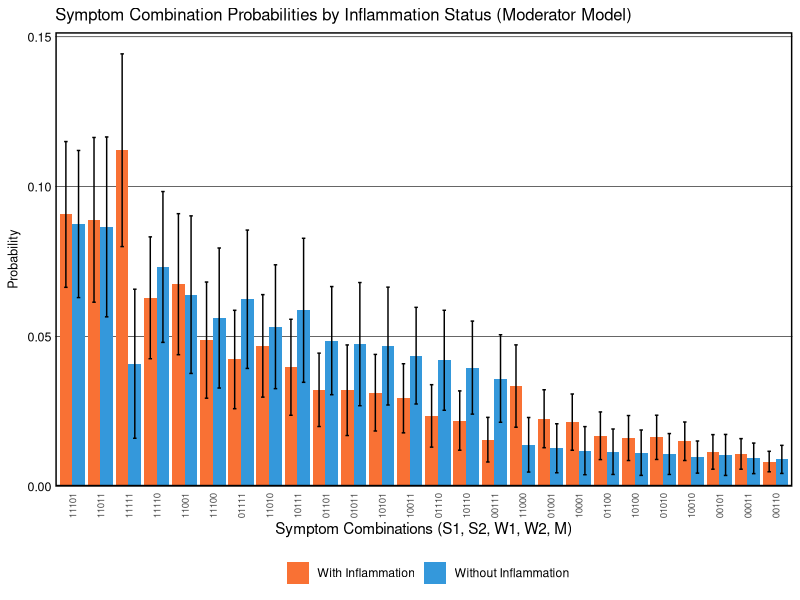

This figure's R source:
## ---- chunk 1

## ---- chunk 2
# Load required packages
library(tidyverse)
library(mvtnorm)
library(MASS)
library(flextable)
library(officer)
## ---- chunk 3
# Setting seed for reproducibility
set.seed(123)

# Combinations of binary criteria
combinations <- expand.grid(c(0,1), c(0,1), c(0,1), c(0,1), c(0,1))
## ---- chunk 4
# Function to ensure the values fall between 0 and 4
rescale <- function(x) {
  min_val <- min(x)
  max_val <- max(x)
  return((x - min_val) / (max_val - min_val) * 4)
}
## ---- chunk 5
generate_correlated_binary <- function(n, p1, p2, cor) {
  means <- c(0, 0)
  sigma <- matrix(c(1, cor, cor, 1), 2, 2)
  bvn <- mvrnorm(n, mu = means, Sigma = sigma)
  
  threshold_L <- qnorm(1 - p1)
  threshold_I <- qnorm(1 - p2)
  
  L <- ifelse(bvn[,1] > threshold_L, 1, 0)
  I <- ifelse(bvn[,2] > threshold_I, 1, 0)
  
  return(data.frame(L = L, I = I))
}
## ---- chunk 6
# Function to calculate Shannon index
# Input: vector of probabilities
# Output: Shannon index (using natural logarithm)
calculate_shannon <- function(probabilities) {
  # Only use probabilities > 0 (since log(0) is undefined)
  p <- probabilities[probabilities > 0]
  # Normalize to ensure probabilities sum to 1
  p <- p / sum(p)
  # Calculate Shannon index: H = -sum(p * ln(p))
  H <- -sum(p * log(p))
  return(H)
}
## ---- chunk 7
# Function to calculate Hill numbers
# Input: vector of probabilities, q parameter (order of diversity)
# Output: Hill number (effective number of categories)
calculate_hill <- function(probabilities, q) {
  # Only use probabilities > 0 (since log(0) is undefined for q=1)
  p <- probabilities[probabilities > 0]
  # Normalize to ensure probabilities sum to 1
  p <- p / sum(p)
  
  if (q == 1) {
    # Limit case: exponential of Shannon entropy
    return(exp(-sum(p * log(p))))
  } else {
    # General formula: Hill = (sum(p^q))^(1/(1-q))
    return(sum(p^q)^(1/(1-q)))
  }
}
## ---- chunk 8
# Number of individuals and simulations
n <- 10000
n_sims <- 100

# Matrices to accumulate the results of each simulation
results_WITH_inflammation <- matrix(0, ncol = 2^5, nrow = n_sims)
results_WITHOUT_inflammation <- matrix(0, ncol = 2^5, nrow = n_sims)

# Vectors to track sample sizes
n_WITH_inflammation <- numeric(n_sims)
n_WITHOUT_inflammation <- numeric(n_sims)

# Vectors to track symptom severity means
severity_WITH_inflammation <- numeric(n_sims)
severity_WITHOUT_inflammation <- numeric(n_sims)

# Vectors to track Shannon indices for heterogeneity analysis
shannon_WITH_inflammation <- numeric(n_sims)
shannon_WITHOUT_inflammation <- numeric(n_sims)

# Vectors to track Hill numbers for heterogeneity analysis
# q=0: richness, q=1: exp(Shannon), q=2: inverse Simpson
hill_q0_WITH_inflammation <- numeric(n_sims)
hill_q0_WITHOUT_inflammation <- numeric(n_sims)
hill_q1_WITH_inflammation <- numeric(n_sims)
hill_q1_WITHOUT_inflammation <- numeric(n_sims)
hill_q2_WITH_inflammation <- numeric(n_sims)
hill_q2_WITHOUT_inflammation <- numeric(n_sims)
## ---- chunk 9
for(sim in 1:n_sims) {
  # Generate correlated binary latent variables L (PTSD) and I (Inflammation)
  latent_vars <- generate_correlated_binary(n, p1 = 0.8, p2 = 0.5, cor = 0.6)
  L <- latent_vars$L
  I <- latent_vars$I
  
  # Define model parameters
  # Baseline effects (Î»â‚€): effect of L when I = 0
  lambda_S1 <- 0.91  # Strong indicator
  lambda_S2 <- 0.91  # Strong indicator
  lambda_M  <- 0.90  # Medium indicator
  lambda_W1 <- 0.60  # Weak indicator
  lambda_W2 <- 0.60  # Weak indicator
  
  # Moderation effects (Î³): additional effect when I = 1
  gamma_S1 <- 0.2275  # 25% amplification
  gamma_S2 <- 0.2275  # 25% amplification
  gamma_M  <- 0.1800  # 20% amplification
  gamma_W1 <- 0.0900  # 15% amplification
  gamma_W2 <- 0.0900  # 15% amplification
  
  # Standard deviations
  sd_strong <- 0.7
  sd_medium <- 1.0
  sd_weak   <- 1.2
  
  # MODERATOR MODEL: Symptom_i = (Î»â‚€ + Î³ Ã— I) Ã— L + Îµ
  # Inflammation only affects symptoms through moderation of L's effect
  # When L = 0, inflammation has NO effect on symptoms
  
  # Strong indicators
  S1 <- rescale((lambda_S1 + gamma_S1 * I) * L + rnorm(n, mean = 2, sd = sd_strong))
  S2 <- rescale((lambda_S2 + gamma_S2 * I) * L + rnorm(n, mean = 2, sd = sd_strong))
  
  # Medium indicator
  M  <- rescale((lambda_M + gamma_M * I) * L + rnorm(n, mean = 2, sd = sd_medium))
  
  # Weak indicators
  W1 <- rescale((lambda_W1 + gamma_W1 * I) * L + rnorm(n, mean = 2, sd = sd_weak))
  W2 <- rescale((lambda_W2 + gamma_W2 * I) * L + rnorm(n, mean = 2, sd = sd_weak))
  
  # Combine into a data frame
  data <- data.frame(L, I, S1, S2, W1, W2, M)
  
  # Creating binary variables for all indicators
  data <- data %>%
    mutate(
      S1_positive = S1 >= 2,
      S2_positive = S2 >= 2,
      W1_positive = W1 >= 2,
      W2_positive = W2 >= 2,
      M_positive = M >= 2
    )
  
  # Calculate a new column that counts how many criteria are met for each individual
  data <- data %>%
    mutate(criteria_met = S1_positive + S2_positive + 
                          W1_positive + W2_positive + 
                          M_positive)
  
  # Filter the dataset to keep only those individuals that meet at least 2 criteria
  filtered_data <- data %>%
    filter(criteria_met >= 2)
  
# Calculate symptom severity (sum of all 5 symptom ratings)
filtered_data <- filtered_data %>%
  mutate(severity = S1 + S2 + M + W1 + W2)

# Split into inflammation groups
filtered_WITH_I <- filtered_data %>% filter(I == 1)
filtered_WITHOUT_I <- filtered_data %>% filter(I == 0)

# === Severity-based sampling for equal groups ===
# Calculate mean and SD of severity in inflammation group
mean_severity_WITH <- mean(filtered_WITH_I$severity)
sd_severity_WITH <- sd(filtered_WITH_I$severity)

# Define selection range: mean Â± 0.5 SD
lower_bound <- mean_severity_WITH - 0.5 * sd_severity_WITH
upper_bound <- mean_severity_WITH + 0.5 * sd_severity_WITH

# Select non-inflammation individuals within this severity range
filtered_WITHOUT_I_eligible <- filtered_WITHOUT_I %>%
  filter(severity >= lower_bound & severity <= upper_bound)

# Determine sample size (minimum of both groups)
n_sample <- min(nrow(filtered_WITH_I), nrow(filtered_WITHOUT_I_eligible))

# Random sample from both groups to get equal sizes
if(n_sample > 5) {
  filtered_WITH_I <- filtered_WITH_I %>% sample_n(n_sample)
  filtered_WITHOUT_I <- filtered_WITHOUT_I_eligible %>% sample_n(n_sample)
}

# Track sample sizes
n_WITH_inflammation[sim] <- nrow(filtered_WITH_I)
n_WITHOUT_inflammation[sim] <- nrow(filtered_WITHOUT_I)

# Track severity means (to verify matching worked)
severity_WITH_inflammation[sim] <- mean(filtered_WITH_I$severity)
severity_WITHOUT_inflammation[sim] <- mean(filtered_WITHOUT_I$severity)
  
  # === Calculate for WITH inflammation group ===
  if(nrow(filtered_WITH_I) > 5) {  # Need sufficient data for covariance
    cov_matrix_WITH <- cov(filtered_WITH_I[, c("S1", "S2", "W1", "W2", "M")])
    means_WITH <- colMeans(filtered_WITH_I[, c("S1", "S2", "W1", "W2", "M")])
    
    for(i in 1:nrow(combinations)){
      lower <- as.numeric(ifelse(combinations[i,] == 1, 2, -Inf))
      upper <- as.numeric(ifelse(combinations[i,] == 1, Inf, 2))
      results_WITH_inflammation[sim, i] <- pmvnorm(lower = lower, 
                                                   upper = upper, 
                                                   mean = means_WITH, 
                                                   sigma = cov_matrix_WITH)
    }
  }
  
  # === Calculate for WITHOUT inflammation group ===
  if(nrow(filtered_WITHOUT_I) > 5) {  # Need sufficient data for covariance
    cov_matrix_WITHOUT <- cov(filtered_WITHOUT_I[, c("S1", "S2", "W1", "W2", "M")])
    means_WITHOUT <- colMeans(filtered_WITHOUT_I[, c("S1", "S2", "W1", "W2", "M")])
    
    for(i in 1:nrow(combinations)){
      lower <- as.numeric(ifelse(combinations[i,] == 1, 2, -Inf))
      upper <- as.numeric(ifelse(combinations[i,] == 1, Inf, 2))
      results_WITHOUT_inflammation[sim, i] <- pmvnorm(lower = lower, 
                                                      upper = upper, 
                                                      mean = means_WITHOUT, 
                                                      sigma = cov_matrix_WITHOUT)
    }
  }

  # === Calculate Shannon indices based on observed counts ===
  # Create combination strings for each individual
  filtered_WITH_I <- filtered_WITH_I %>%
    mutate(combination = paste0(as.integer(S1_positive), 
                                as.integer(S2_positive), 
                                as.integer(W1_positive), 
                                as.integer(W2_positive), 
                                as.integer(M_positive)))

  filtered_WITHOUT_I <- filtered_WITHOUT_I %>%
    mutate(combination = paste0(as.integer(S1_positive), 
                                as.integer(S2_positive), 
                                as.integer(W1_positive), 
                                as.integer(W2_positive), 
                                as.integer(M_positive)))

  # Count combinations and calculate proportions for WITH inflammation group
  counts_WITH <- filtered_WITH_I %>%
    count(combination) %>%
    mutate(proportion = n / sum(n))

  # Count combinations and calculate proportions for WITHOUT inflammation group
  counts_WITHOUT <- filtered_WITHOUT_I %>%
    count(combination) %>%
    mutate(proportion = n / sum(n))

  # Calculate Shannon index for WITH inflammation group
  if(nrow(counts_WITH) > 0) {
    shannon_WITH_inflammation[sim] <- calculate_shannon(counts_WITH$proportion)
  }

  # Calculate Shannon index for WITHOUT inflammation group
  if(nrow(counts_WITHOUT) > 0) {
    shannon_WITHOUT_inflammation[sim] <- calculate_shannon(counts_WITHOUT$proportion)
  }
  # Calculate Hill numbers for WITH inflammation group
  if(nrow(counts_WITH) > 0) {
    hill_q0_WITH_inflammation[sim] <- calculate_hill(counts_WITH$proportion, q = 0)
    hill_q1_WITH_inflammation[sim] <- calculate_hill(counts_WITH$proportion, q = 1)
    hill_q2_WITH_inflammation[sim] <- calculate_hill(counts_WITH$proportion, q = 2)
  }

  # Calculate Hill numbers for WITHOUT inflammation group
  if(nrow(counts_WITHOUT) > 0) {
    hill_q0_WITHOUT_inflammation[sim] <- calculate_hill(counts_WITHOUT$proportion, q = 0)
    hill_q1_WITHOUT_inflammation[sim] <- calculate_hill(counts_WITHOUT$proportion, q = 1)
    hill_q2_WITHOUT_inflammation[sim] <- calculate_hill(counts_WITHOUT$proportion, q = 2)
  }
}
## ---- chunk 10
# === Process results for WITH inflammation group ===
derived_probs_WITH <- data.frame(
  Combination = paste(combinations[,1], 
                      combinations[,2], 
                      combinations[,3], 
                      combinations[,4], 
                      combinations[,5], sep=""),
  Mean_Probability = apply(results_WITH_inflammation, 2, mean),
  SD_Probability = apply(results_WITH_inflammation, 2, sd),
  Group = "With Inflammation")

# === Process results for WITHOUT inflammation group ===
derived_probs_WITHOUT <- data.frame(
  Combination = paste(combinations[,1], 
                      combinations[,2], 
                      combinations[,3], 
                      combinations[,4], 
                      combinations[,5], sep=""),
  Mean_Probability = apply(results_WITHOUT_inflammation, 2, mean),
  SD_Probability = apply(results_WITHOUT_inflammation, 2, sd),
  Group = "Without Inflammation")

# Combine both groups
derived_probs_combined <- rbind(derived_probs_WITH, derived_probs_WITHOUT)

# Determine which combinations meet 2 out of 5 criteria
derived_probs_combined$MeetsCriteria <- ifelse(rowSums(combinations) >= 2, TRUE, FALSE)

# Filter to only include combinations that meet the criteria
filtered_probs_combined <- derived_probs_combined %>% 
  filter(MeetsCriteria) %>%
  arrange(Group, desc(Mean_Probability))

# Add abbreviations for x-axis
# We'll rank combinations by their average probability across both groups
avg_probs <- derived_probs_combined %>%
  filter(MeetsCriteria) %>%
  group_by(Combination) %>%
  summarise(Avg = mean(Mean_Probability)) %>%
  arrange(desc(Avg))

filtered_probs_combined$Rank <- match(filtered_probs_combined$Combination, avg_probs$Combination)

# Report average sample sizes
cat("Average sample sizes across simulations:\n")
cat("With Inflammation:", round(mean(n_WITH_inflammation), 1), "\n")
cat("Without Inflammation:", round(mean(n_WITHOUT_inflammation), 1), "\n")

# Report average symptom severity (to verify groups are matched)
cat("\nAverage symptom severity across simulations:\n")
cat("With Inflammation:", round(mean(severity_WITH_inflammation), 2), "\n")
cat("Without Inflammation:", round(mean(severity_WITHOUT_inflammation), 2), "\n")

# === Report Shannon Index Results ===
cat("\n=== HETEROGENEITY ANALYSIS (Shannon Index) ===\n")
cat("Shannon Index (With Inflammation):    ", 
    round(mean(shannon_WITH_inflammation), 3), " ± ", 
    round(sd(shannon_WITH_inflammation), 3), "\n", sep="")
cat("Shannon Index (Without Inflammation): ", 
    round(mean(shannon_WITHOUT_inflammation), 3), " ± ", 
    round(sd(shannon_WITHOUT_inflammation), 3), "\n", sep="")
cat("\nDifference (With - Without): ", 
    round(mean(shannon_WITH_inflammation) - mean(shannon_WITHOUT_inflammation), 3), "\n", sep="")
cat("95% CI of difference: [", 
    round(mean(shannon_WITH_inflammation - shannon_WITHOUT_inflammation) - 
          1.96 * sd(shannon_WITH_inflammation - shannon_WITHOUT_inflammation) / sqrt(n_sims), 3), 
    ", ", 
    round(mean(shannon_WITH_inflammation - shannon_WITHOUT_inflammation) + 
          1.96 * sd(shannon_WITH_inflammation - shannon_WITHOUT_inflammation) / sqrt(n_sims), 3), 
    "]\n", sep="")

# === Report Hill Numbers Results ===
cat("\n=== HETEROGENEITY ANALYSIS (Hill Numbers) ===\n")

# Calculate differences for each simulation
diff_q0 <- hill_q0_WITH_inflammation - hill_q0_WITHOUT_inflammation
diff_q1 <- hill_q1_WITH_inflammation - hill_q1_WITHOUT_inflammation
diff_q2 <- hill_q2_WITH_inflammation - hill_q2_WITHOUT_inflammation

# Create summary data frame
hill_summary <- data.frame(
  Measure = c("Hill q=0 (Richness)", 
              "Hill q=1 (exp Shannon)", 
              "Hill q=2 (inv Simpson)"),
  With_Inflammation_Mean = c(mean(hill_q0_WITH_inflammation),
                              mean(hill_q1_WITH_inflammation),
                              mean(hill_q2_WITH_inflammation)),
  With_Inflammation_SD = c(sd(hill_q0_WITH_inflammation),
                            sd(hill_q1_WITH_inflammation),
                            sd(hill_q2_WITH_inflammation)),
  Without_Inflammation_Mean = c(mean(hill_q0_WITHOUT_inflammation),
                                 mean(hill_q1_WITHOUT_inflammation),
                                 mean(hill_q2_WITHOUT_inflammation)),
  Without_Inflammation_SD = c(sd(hill_q0_WITHOUT_inflammation),
                               sd(hill_q1_WITHOUT_inflammation),
                               sd(hill_q2_WITHOUT_inflammation)),
  Difference = c(mean(diff_q0),
                 mean(diff_q1),
                 mean(diff_q2)),
  CI_95_Lower = c(mean(diff_q0) - 1.96 * sd(diff_q0) / sqrt(n_sims),
                  mean(diff_q1) - 1.96 * sd(diff_q1) / sqrt(n_sims),
                  mean(diff_q2) - 1.96 * sd(diff_q2) / sqrt(n_sims)),
  CI_95_Upper = c(mean(diff_q0) + 1.96 * sd(diff_q0) / sqrt(n_sims),
                  mean(diff_q1) + 1.96 * sd(diff_q1) / sqrt(n_sims),
                  mean(diff_q2) + 1.96 * sd(diff_q2) / sqrt(n_sims))
)

# Round all numeric columns
hill_summary[, 2:8] <- round(hill_summary[, 2:8], 3)

# Print summary table
print(hill_summary)
## ---- chunk 11
# Add MeetsCriteria column to individual dataframes
derived_probs_WITH$MeetsCriteria <- ifelse(rowSums(combinations) >= 2, TRUE, FALSE)
derived_probs_WITHOUT$MeetsCriteria <- ifelse(rowSums(combinations) >= 2, TRUE, FALSE)

# Show ALL results for WITH inflammation
cat("\n=== WITH INFLAMMATION (all combinations meeting criteria) ===\n")
print(derived_probs_WITH %>% 
        filter(MeetsCriteria) %>% 
        arrange(desc(Mean_Probability)))

# Show ALL results for WITHOUT inflammation
cat("\n=== WITHOUT INFLAMMATION (all combinations meeting criteria) ===\n")
print(derived_probs_WITHOUT %>% 
        filter(MeetsCriteria) %>% 
        arrange(desc(Mean_Probability)))
## ---- chunk 12
# Define the theme for the figure
Theme_Figure_1a <- 
  theme(
    plot.title = element_text(size=12),
    axis.title.y = element_text(size=9, 
                                margin = margin(t = 0, r = 0, b = 0, l = 0)),
    axis.text.x = element_text(size = 7, angle = 90, hjust = 1, vjust = 0.5),
    axis.text.y = element_text(size=9, 
                               color = "black", 
                               margin = margin(t = 0, r = 0, b = 0, l = 5)),
    axis.ticks = element_blank(),
    panel.grid.major.x = element_blank(), 
    panel.grid.major.y = element_line(size=.2, 
                                      color="black"), 
    panel.grid.minor.y = element_blank(), 
    panel.border = element_rect(colour = "black", 
                                fill=NA, 
                                size=1),
    panel.background = element_rect(fill = "white"),
    legend.position = "bottom")

# Plot with two colors
ggplot(filtered_probs_combined, aes(x = reorder(Combination, -Mean_Probability), 
                                     y = Mean_Probability,
                                     fill = Group)) +
  geom_bar(stat = "identity", position = position_dodge(width = 0.9)) +
  geom_errorbar(aes(ymin = Mean_Probability - SD_Probability, 
                    ymax = Mean_Probability + SD_Probability), 
                position = position_dodge(width = 0.9),
                width = 0.25) +
  scale_fill_manual(values = c("With Inflammation" = "#F97134", 
                                "Without Inflammation" = "#3498db")) +
  scale_y_continuous(expand = expansion(mult = c(0, 0.05))) +
  labs(title = "Symptom Combination Probabilities by Inflammation Status (Moderator Model)", 
       x = "Symptom Combinations (S1, S2, W1, W2, M)", 
       y = "Probability",
       fill = "") + 
  Theme_Figure_1a
